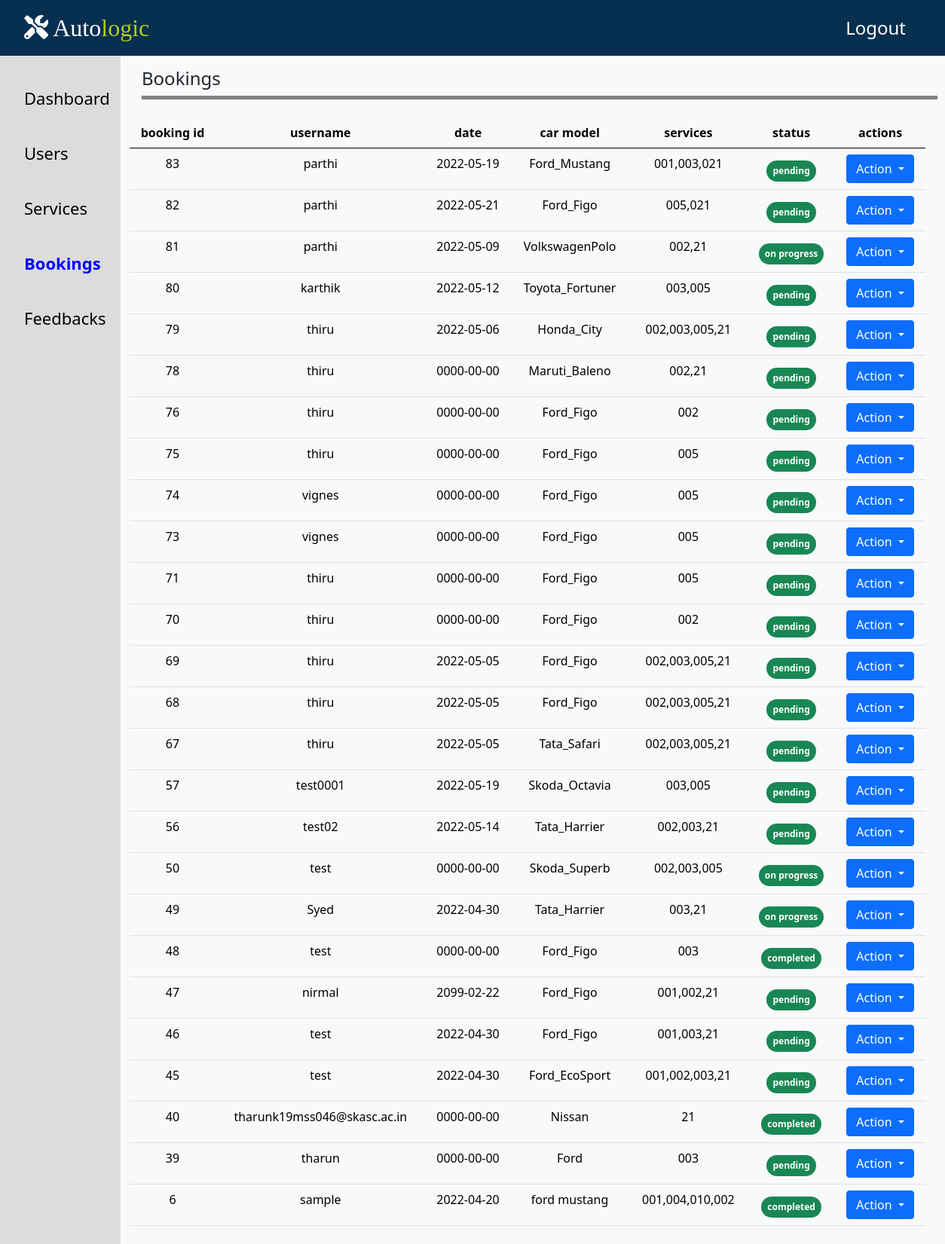
The app's page /admin/admin-booking.php with its own data.
### tables this page shows
CREATE TABLE `booking` (
  `booking_id` int(100) NOT NULL,
  `username` varchar(100) NOT NULL,
  `number` varchar(10) NOT NULL,
  `email` varchar(100) NOT NULL,
  `address` varchar(100) NOT NULL,
  `date` date NOT NULL,
  `car_manufacturer` varchar(100) NOT NULL,
  `car_model` varchar(100) NOT NULL,
  `car_reg_num` varchar(20) NOT NULL,
  `kilo_met_driven` varchar(10) NOT NULL,
  `services` varchar(100) NOT NULL,
  `pickup_drop` varchar(10) NOT NULL,
  `status` varchar(15) NOT NULL DEFAULT 'pending',
  `booking_time` varchar(100) NOT NULL DEFAULT current_timestamp()
);

### admin/admin-booking.php (the view, shortened to what this page needs)
<!doctype html>
<html lang="en">
<head>
    <link rel="stylesheet" href="https://cdn.jsdelivr.net/npm/bootstrap@5.0.2/dist/css/bootstrap.min.css">
</head>
<body class="bg-light">
    <?php include "../basic/admin-header.php" ?>
    <?php include "../basic/sidebar.php" ?>
    <div class="container-fluid">
    <div class="booking_heading">
            <h4>Bookings</h4>
   </div>
        <table class="table table-light table-hover text-center my-4">
            <thead>
                <tr class="bg-light">
                    <th>booking id</th>
                    <th>username</th>
                    <th>date</th>
                    <th>car model</th>
                    <th>services</th>
                    <th>status</th>
                    <th>actions</th>
                </tr>
            </thead>
            <tbody>
                <?php
                $connection = mysqli_connect('localhost', 'root', '', 'service_appointment') or die("failed") . mysqli_connect_error();
                $sql = ("SELECT * FROM `booking`  ORDER by `booking_id` DESC");
                $result = mysqli_query($connection, $sql);
                if ($result) {
                    while ($row = mysqli_fetch_assoc($result)) {
                        $booking_id = $row['booking_id'];
                        $username = $row['username'];
                        $date = $row['date'];
                        $car_model = $row['car_model'];
                        $services = $row['services'];
                        $status = $row['status'];
                        echo "
                <tr>
                <td>$booking_id</td>
                <td>$username</td>
                <td>$date</td>
                <td>$car_model</td>
                <td>$services</td>
                <td><span class='badge rounded-pill bg-success mt-2 p-2'>$status</span></td>
                <td>
                <div class='dropdown'>
  <button class='btn btn-primary dropdown-toggle' type='button' id='dropdownMenuButton2' data-bs-toggle='dropdown' aria-expanded='false'>
  Action
  </button>
  <ul class='dropdown-menu' aria-labelledby='dropdownMenuButton2'>
    <li><a class='dropdown-item' href='./booking_details.php?booking_id=$booking_id'>View</a></li>
    <li><a class='dropdown-item' href='./update_status.php?update_status=$booking_id&status=$status'>Update status</a></li>
    <li><a class='dropdown-item' onclick='return checkDelete()' href='./crud/booking_delete.php?deleteid=$booking_id'>Delete</a></li>
  </ul>
</div>
                </td>
                </tr>
             ";
                    }
                }
                ?>
            </tbody>
        </table>
    </div>
</body>
</html>

### basic/admin-header.php (shortened to what this page needs)
<!doctype html>
<html lang="en">
  <head>
    <link rel="stylesheet" href="https://use.fontawesome.com/releases/v6.0.0/css/all.css">
    <link rel="stylesheet" href="https://cdn.jsdelivr.net/npm/bootstrap@5.0.2/dist/css/bootstrap.min.css">
  </head>
  <body>
  <nav class="navbar  navbar-expand-lg sticky-top container-fluid">
    <div class="navbar-brand">
      <a href="../admin/admin-panel.php"><i class="fas fa-tools"></i> Auto<span>logic</span></a>
    </div>
    <div class="navbar-nav" style="margin-left: auto;">
      <a href="../admin/admin-logout.php" onclick="return confirm('Are You sure you want to logout?');" style="margin-right:40px;">Logout</a>
    </div>
  </nav>
  </body>
</html>

### basic/sidebar.php (shortened to what this page needs)
<!doctype html>
<html lang="en">
  <head>
    <link rel="stylesheet" href="https://cdn.jsdelivr.net/npm/bootstrap@5.0.2/dist/css/bootstrap.min.css">
  </head>
  <body>
      <div class="sidebar">
          <ul>
              <li><a href="../admin/admin-panel.php" id="dashboard">Dashboard</a></li>
              <li><a href="../admin/admin-user.php" id="users">users</a></li>
              <li><a href="../admin/admin-service.php" id="services">services</a></li>
              <li><a href="../admin/admin-booking.php" id="bookings">bookings</a></li>
              <li><a href="../admin/admin-feedback.php" id="feedbacks">Feedbacks</a></li>
          </ul>
      </div>
  </body>
</html>

### basic/admin-header.php (style rules this page uses)
.navbar { background-color: #072F4F !important; }
.navbar a { color: white; text-decoration: none; margin-left: 20px; font-size: 24px; }
.navbar-brand a { font-family: 'Libre Bodoni', serif; font-size: 32px !important; }
span { color: #B4CE1D; }

### basic/sidebar.php (style rules this page uses)
.sidebar { width: 10rem; height: 100% !important; position: fixed; background-color:#DCDCDC; }
.sidebar li { list-style-type: none; margin-top: 2.5rem; font-size: 22px; }
.sidebar li a { text-decoration: none; color: black; text-transform: capitalize; }

### admin/admin-booking.php (style rules this page uses)
table { margin-left: 10rem; width: 66rem !important; padding: 16px; }
.booking_heading { margin-top: 1rem; margin-left:11rem; width: 66rem !important; border-bottom: 5px solid gray; }

### records on screen
booking: booking_id "83", username "parthi", date "2022-05-19", car_model "Ford_Mustang", services "001,003,021", status "pending"
booking: booking_id "82", username "parthi", date "2022-05-21", car_model "Ford_Figo", services "005,021", status "pending"
booking: booking_id "81", username "parthi", date "2022-05-09", car_model "VolkswagenPolo", services "002,21", status "on progress"
booking: booking_id "80", username "karthik", date "2022-05-12", car_model "Toyota_Fortuner", services "003,005", status "pending"
booking: booking_id "79", username "thiru", date "2022-05-06", car_model "Honda_City", services "002,003,005,21", status "pending"
booking: booking_id "78", username "thiru", date "0000-00-00", car_model "Maruti_Baleno", services "002,21", status "pending"
booking: booking_id "76", username "thiru", date "0000-00-00", car_model "Ford_Figo", services "002", status "pending"
booking: booking_id "75", username "thiru", date "0000-00-00", car_model "Ford_Figo", services "005", status "pending"
booking: booking_id "74", username "vignes", date "0000-00-00", car_model "Ford_Figo", services "005", status "pending"
booking: booking_id "73", username "vignes", date "0000-00-00", car_model "Ford_Figo", services "005", status "pending"
booking: booking_id "71", username "thiru", date "0000-00-00", car_model "Ford_Figo", services "005", status "pending"
booking: booking_id "70", username "thiru", date "0000-00-00", car_model "Ford_Figo", services "002", status "pending"
booking: booking_id "69", username "thiru", date "2022-05-05", car_model "Ford_Figo", services "002,003,005,21", status "pending"
booking: booking_id "68", username "thiru", date "2022-05-05", car_model "Ford_Figo", services "002,003,005,21", status "pending"
booking: booking_id "67", username "thiru", date "2022-05-05", car_model "Tata_Safari", services "002,003,005,21", status "pending"
booking: booking_id "57", username "test0001", date "2022-05-19", car_model "Skoda_Octavia", services "003,005", status "pending"
booking: booking_id "56", username "test02", date "2022-05-14", car_model "Tata_Harrier", services "002,003,21", status "pending"
booking: booking_id "50", username "test", date "0000-00-00", car_model "Skoda_Superb", services "002,003,005", status "on progress"
booking: booking_id "49", username "Syed", date "2022-04-30", car_model "Tata_Harrier", services "003,21", status "on progress"
booking: booking_id "48", username "test", date "0000-00-00", car_model "Ford_Figo", services "003", status "completed"
booking: booking_id "47", username "nirmal", date "2099-02-22", car_model "Ford_Figo", services "001,002,21", status "pending"
booking: booking_id "46", username "test", date "2022-04-30", car_model "Ford_Figo", services "001,003,21", status "pending"
booking: booking_id "45", username "test", date "2022-04-30", car_model "Ford_EcoSport", services "001,002,003,21", status "pending"
booking: booking_id "40", username "tharunk19mss046@skasc.ac.in", date "0000-00-00", car_model "Nissan", services "21", status "completed"
booking: booking_id "39", username "tharun", date "0000-00-00", car_model "Ford", services "003", status "pending"
booking: booking_id "6", username "sample", date "2022-04-20", car_model "ford mustang", services "001,004,010,002", status "completed"
